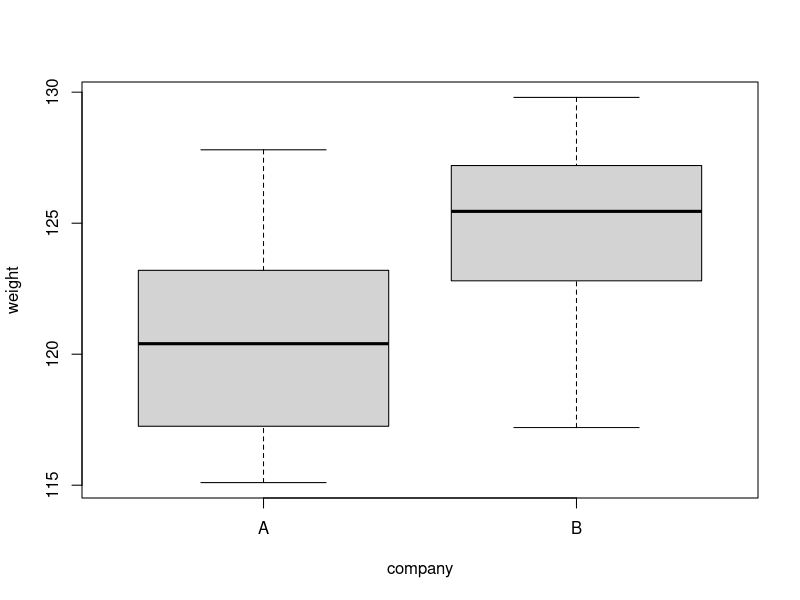

Source code (R): (Note: this script raises an error after producing the figure.)
## ---- chunk 1
A <- c(117.1, 121.3, 127.8, 121.9, 117.4, 124.5, 119.5, 115.1)
B <- c(123.5, 125.3, 126.5, 127.9, 122.1, 125.6, 129.8, 117.2)
dat <- data.frame(weight = c(A, B), 
                  company = rep(c("A","B"), each=8))
boxplot(weight ~ company, data = dat)

## ---- chunk 2
wilcox.test(weight ~ company, data = dat)

## ---- chunk 3
W <- 0
for(i in 1:length(B)){
  for(j in 1:length(A)){
    if(B[j] < A[i]) W <- W + 1
  }
}
W
## ---- chunk 4
sum(outer(B, A, "<"))

## ---- chunk 5
sum(outer(A, B, "<"))

## ---- chunk 6
dat$company <- relevel(dat$company, ref = "B")
wilcox.test(weight ~ company, data = dat)

## ---- chunk 7
pwilcox(q = 13, m = 8, n = 8) * 2

## ---- chunk 8
(1 - pwilcox(q = 51 - 1, m = 8, n = 8)) * 2

## ---- chunk 9
dat$company <- relevel(dat$company, ref = "A")
wilcox.test(weight ~ company, data = dat, exact = FALSE)

## ---- chunk 10
sum(rank(dat$weight)[dat$company=="A"])

## ---- chunk 11
sum(rank(dat$weight)[dat$company=="A"]) - (8*9/2)
## ---- chunk 12
vals <- c(2, 4, 7, 7, 12)
rank(vals)

## ---- chunk 13
wilcox.test(weight ~ company, data = dat, conf.int = TRUE)

## ---- chunk 14
median(outer(A,B,"-"))

## ---- chunk 15
library(boot)
med.diff <- function(d, i) {
   tmp <- d[i,] 
   median(tmp$weight[tmp$company=="A"]) - 
     median(tmp$weight[tmp$company=="B"])
 }
## ---- chunk 16
boot.out <- boot(data = dat, 
                 statistic = med.diff, 
                 R = 1000)

## ---- chunk 17
median(boot.out$t)
## ---- chunk 18
boot.ci(boot.out, type = "perc")
## ---- chunk 19
sessionInfo()
